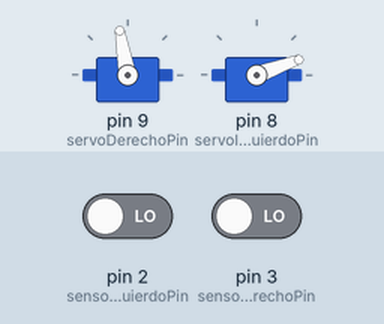
This sketch was run on a simulated Arduino Uno, built with avr-gcc and run on an emulated ATmega328P. Parts: 2 × servo. The test bench sets the inputs (shaded band); at power-on: pin 2 (sensorIzquierdoPin) LOW, pin 3 (sensorDerechoPin) LOW.

Above: at 1.2 s.
1.3 s: pin 2 (sensorIzquierdoPin) driven HIGH
At 2.5 s:
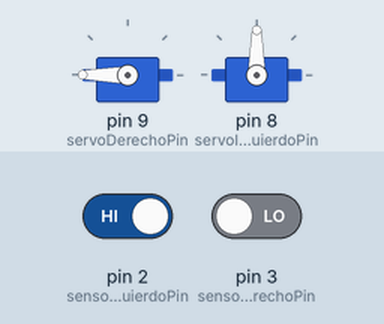
2.8 s: pin 3 (sensorDerechoPin) driven HIGH
At 3.7 s:
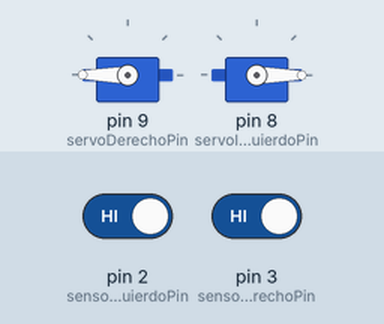
4.3 s: pin 2 (sensorIzquierdoPin) driven LOW
At 4.9 s:
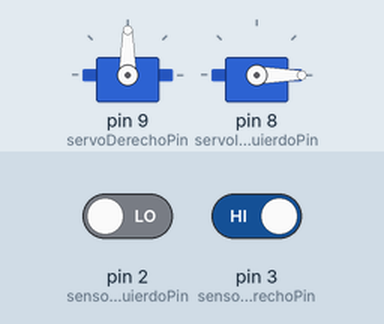
5.8 s: pin 3 (sensorDerechoPin) driven LOW
At 38.9 s:
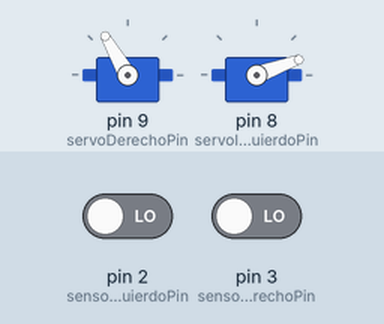
Timing chart, 0 to 52.3 s (numbered marks = the images above; inputs shaded):
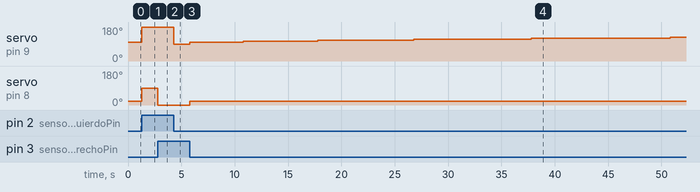

Measured:
- after the input at 1.3 s, servo on pin 9 (servoDerechoPin): 100° → 180° at once; servo on pin 8 (servoIzquierdoPin): 20° → 90° at once
- after the input at 2.8 s, servo on pin 8 (servoIzquierdoPin): 90° → 0° at once
- after the input at 4.3 s, servo on pin 9 (servoDerechoPin): 180° → 90° at once
- after the input at 5.8 s, servo on pin 9 (servoDerechoPin): moves from 90° to 125° over 45.0 s, starting at once; servo on pin 8 (servoIzquierdoPin): 0° → 20° at once

The sketch:

Ejercicio7.2.ino
```cpp
#include <Servo.h>

Servo servoIzquierdo;
Servo servoDerecho;

// Derecha
const int sensorDerechoPin = 3;
const int servoDerechoPin = 9;
// Izquierda
const int sensorIzquierdoPin = 2;
const int servoIzquierdoPin = 8;

// No detecta ninguna NEGRO:
const int BLANCO = LOW;
// Detecta NEGRO:
const int NEGRO = HIGH;

// Movimientos hacia delante
const int adelanteServoIzquierdo = 0;
const int adelanteServoDerecho = 180;

// Movimientos hacia detrás
const int atrasServoIzquierdo = 180;
const int atrasServoDerecho = 0;

// Parar el robot
const int pararServo = 90;

// Avanzar hacia la derecha lentamente
const int adelanteServoIzquierdoLentamente = 20;

// Resetear valores de giro
boolean resetearValores = true;

// Tiempo que tarda en buscar en linea
int tiempoEngirarEnEspiralBuscandoLinea;

// Variables y constantes giros
int giro;
unsigned long auxTiempoGiro;
const int GIRO_INICIAL = 10;
const int LIMITE_DE_GIRO = 40;
const int GIRO_INCREMENTAR = 5;
const int TIEMPO_INICIAL_DE_GIRO = 5000;
const int TIEMPO_INCREMENTADO_ENTRE_GIROS = 2000;

void setup() {
  pinMode(sensorDerechoPin, INPUT);
  servoDerecho.attach(servoDerechoPin);

  pinMode(sensorIzquierdoPin, INPUT);
  servoIzquierdo.attach(servoIzquierdoPin);

}

void loop() {
  if (getSensorIzquierda() == BLANCO && getSensorDerecha() == NEGRO) {
    resetearValores = true;
    girarDerecha();
  }
  else if (getSensorIzquierda() == NEGRO && getSensorDerecha() == BLANCO) {
    resetearValores = true;
    girarIzquierda();
  }
  else if (getSensorIzquierda() == NEGRO && getSensorDerecha() == NEGRO) {
    resetearValores = true;
    avanzar();
  }
  else {
    girarEnEspiralBuscandoLinea();
  }
}

/* Hace que el robot gire hacía la derecha*/
void girarDerecha() {
  servoDerecho.write(pararServo);
  servoIzquierdo.write(adelanteServoIzquierdo);
}

/* Hace que el robot gire hacía la izquierda*/
void girarIzquierda() {
  servoDerecho.write(adelanteServoDerecho);
  servoIzquierdo.write(pararServo);
}

/* Hace que el robot avance hacía delante*/
void avanzar() {
  servoDerecho.write(adelanteServoDerecho);
  servoIzquierdo.write(adelanteServoIzquierdo);
}

/* Devuelve el valor del sensor derecho según si detecta el color negro (linea) o no (blanco)*/
int getSensorDerecha() {
  return digitalRead(sensorDerechoPin);
}

/* Devuelve el valor del sensor izquierdo según si detecta el color negro (linea) o no (blanco)*/
int getSensorIzquierda() {
  return digitalRead(sensorIzquierdoPin);
}

/* El robot se mueve en espiral hasta que logre encontrar una linea */
void girarEnEspiralBuscandoLinea() {
  if (millis() - auxTiempoGiro > tiempoEngirarEnEspiralBuscandoLinea && giro + GIRO_INCREMENTAR <= LIMITE_DE_GIRO ) {
    auxTiempoGiro = millis();
    giro += GIRO_INCREMENTAR;
    tiempoEngirarEnEspiralBuscandoLinea += TIEMPO_INCREMENTADO_ENTRE_GIROS;
  }

  if (resetearValores) {
    auxTiempoGiro = millis();
    giro = GIRO_INICIAL;
    tiempoEngirarEnEspiralBuscandoLinea = TIEMPO_INICIAL_DE_GIRO;
    resetearValores = false;
  }

  /* Le indica al robot que avanze en espiral, en sentido antihorario. */
  girarDerechaLentamente();
}

/* Hace que el robot gire hacía la derecha lentamente*/
void girarDerechaLentamente() {
  servoIzquierdo.write(adelanteServoIzquierdoLentamente);
  servoDerecho.write(pararServo+giro);
}
```
